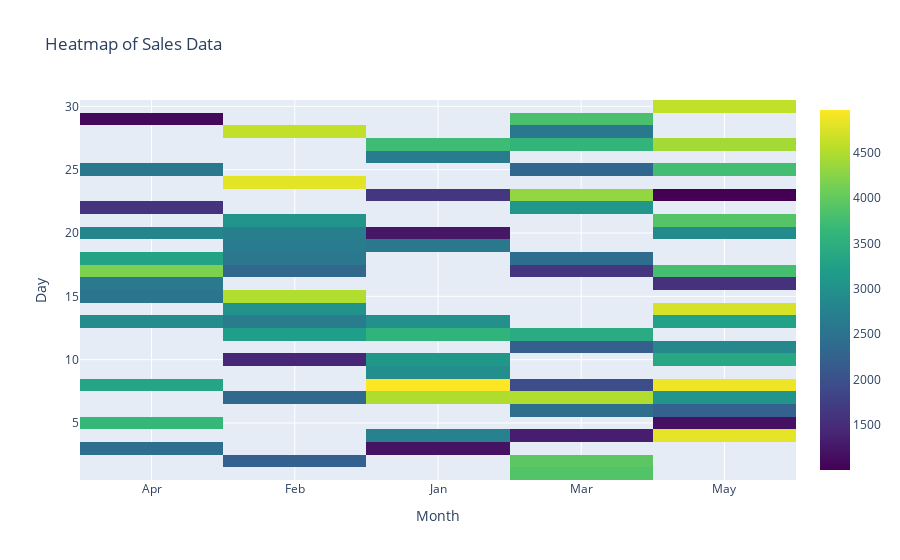

The notebook cell this image was saved under:
### Code cell
pivot_table = df.pivot_table(index='Day', columns='Month', values='Sales', aggfunc='mean')

fig = go.Figure(data=go.Heatmap(
    z=pivot_table.values,
    x=pivot_table.columns,
    y=pivot_table.index,
    colorscale='Viridis'
))

fig.update_layout(
    title='Heatmap of Sales Data',
    xaxis_title='Month',
    yaxis_title='Day'
)

fig.show()

### Figure 1 — Plotly figure (JSON) as saved in the notebook; plotly's stock layout.template omitted (floating-point values rounded to 4 significant figures; data arrays with more than 128 entries replaced by an {"elided": "..."} marker saying what was removed)
{"data": [{"colorscale": [[0, "#440154"], [0.1111, "#482878"], [0.2222, "#3e4989"], [0.3333, "#31688e"], [0.4444, "#26828e"], [0.5556, "#1f9e89"], [0.6667, "#35b779"], [0.7778, "#6ece58"], [0.8889, "#b5de2b"], [1, "#fde725"]], "type": "heatmap", "x": ["Apr", "Feb", "Jan", "Mar", "May"], "y": [1, 2, 3, 4, 5, 6, 7, 8, 9, 10, 11, 12, 13, 14, 15, 16, 17, 18, 19, 20, 21, 22, 23, 24, 25, 26, 27, 28, 29, 30], "z": {"elided": "30x5 float values"}}], "layout": {"title": {"text": "Heatmap of Sales Data"}, "xaxis": {"title": {"text": "Month"}}, "yaxis": {"title": {"text": "Day"}}}}
